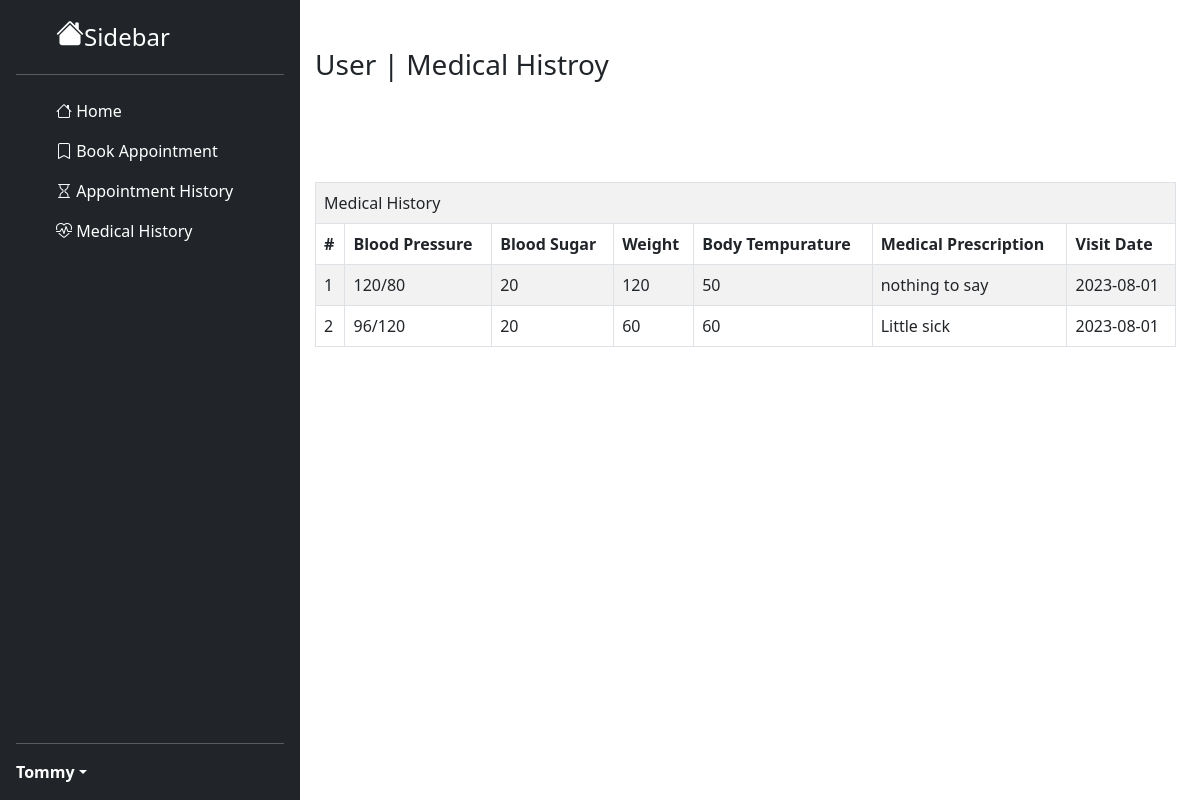
Page /users/medicalhistory.php (signed in) on the committed database.
### tables this page shows
CREATE TABLE `users` (
  `id` int(11) NOT NULL,
  `username` varchar(255) NOT NULL,
  `email` varchar(255) NOT NULL,
  `password` varchar(255) NOT NULL,
  `phone` bigint(15) NOT NULL
);

CREATE TABLE `medical_history` (
  `id` int(11) NOT NULL,
  `patient_id` int(11) NOT NULL,
  `bp` varchar(255) NOT NULL,
  `bs` bigint(25) NOT NULL,
  `weight` int(11) NOT NULL,
  `body_temprature` int(11) NOT NULL,
  `prescription` longtext NOT NULL,
  `doctor_id` int(11) NOT NULL,
  `visitDate` date NOT NULL DEFAULT current_timestamp()
);

### Controller/queries.ctr.php (called while the page is built, shortened)
<?php
require 'connecttodb.pdo.php';
class queries
{
  public function selectallmedichistory($table, $patientid)
  {
    global $pdo;
    $stmt = $pdo->prepare("SELECT * FROM $table WHERE patient_id=$patientid");
    $stmt->execute();
    return $stmt->fetchall();
  }
  public function select($table, $id)
  {
    global $pdo;
    $stmt = $pdo->prepare("SELECT * FROM $table WHERE id=$id");
    $stmt->execute();
    return $stmt->fetch(PDO::FETCH_ASSOC);
  }
}
?>

### users/medicalhistory.php (the view, shortened to what this page needs)
<?php
include '../Resources/bootstrap.res.php';
include '../Controller/queries.ctr.php';
$query = new queries();
?>
<!DOCTYPE html>
<html lang="en" dir="ltr">
  <head>
  </head>
  <body>
    <div class="row" style="margin: 0px !important; margin-left: -12px !important;">
      <div class="col-3">
        <?php
        include 'sidebar.php';
        ?>
      </div>
      <div class="col-9">
        <div class="container mt-5">
            <h3>User | Medical Histroy</h3>
          <div style="margin-top:100px;">
            <table class="table table-striped table-bordered">
              <tr>
                <td colspan="7">Medical History</td>
              </tr>
              <tr>
                <th>#</th>
                <th>Blood Pressure</th>
                <th>Blood Sugar</th>
                <th>Weight</th>
                <th>Body Tempurature</th>
                <th>Medical Prescription</th>
                <th>Visit Date</th>
              </tr>
              <?php
              $patientid = $_SESSION['userid'];
              $medicdatas = $query->selectallmedichistory('medical_history', $patientid)
              ?>
              <?php foreach ($medicdatas as $medicdata) { ?>
              <tr>
                <td><?php echo $medicdata['id']; ?></td>
                <td><?php echo $medicdata['bp']; ?></td>
                <td><?php echo $medicdata['bs']; ?></td>
                <td><?php echo $medicdata['weight']; ?></td>
                <td><?php echo $medicdata['body_temprature']; ?></td>
                <td><?php echo $medicdata['prescription']; ?></td>
                <td><?php echo $medicdata['visitDate']; ?></td>
              </tr>
              <?php } ?>
            </table>
          </div>
        </div>
      </div>
    </div>
  </body>
</html>

### users/sidebar.php (shortened to what this page needs)
<div class="d-flex flex-column flex-shrink-0 p-3 text-white bg-dark" style="width: 25%; height:100%; position:absolute;">
    <a href="/HospitalProgram/users/" class="d-flex align-items-center mb-3 mb-md-0 me-md-auto text-white text-decoration-none">
      <svg class="" width="40" height="32"><i class="bi bi-house-fill h3"></i></svg>
      <span class="fs-4">Sidebar</span>
    </a>
    <hr>
    <ul class="nav nav-pills flex-column mb-auto">
      <li class="nav-item">
        <a href="/HospitalProgram/users/" class="nav-link home" aria-current="page">
          <svg class="bi me-2" width="16" height="16"><i class="bi bi-house"></i> </svg>
          Home
        </a>
      </li>
      <li>
        <a href="/HospitalProgram/users/booking.php" class="nav-link text-white booking">
          <svg class="bi me-2" width="16" height="16"><i class="bi bi-bookmark"></i></svg>
          Book Appointment
        </a>
      </li>
      <li>
        <a href="/HospitalProgram/users/appointmenthistory.php" class="nav-link text-white appointmenthistory">
          <svg class="bi me-2" width="16" height="16"><i class="bi bi-hourglass"></i></svg>
          Appointment History
        </a>
      </li>
      <li>
        <a href="/HospitalProgram/users/medicalhistory.php" class="nav-link text-white medicalhistory">
          <svg class="bi me-2" width="16" height="16"><i class="bi bi-heart-pulse"></i></svg>
          Medical History
        </a>
      </li>
    </ul>
    <hr>
    <div class="dropdown">
      <a href="#" class="d-flex align-items-center text-white text-decoration-none dropdown-toggle" id="dropdownUser1" data-bs-toggle="dropdown" aria-expanded="false">
        <?php
        $id = $_SESSION['userid'];
        $userdata = $query->select('users', $id);
        ?>
        <strong><?php echo $userdata['username']; ?></strong>
      </a>
    </div>
  </div>

### users/medicalhistory.php (style rules this page uses)
.home { color: white !important; }

### rows in the picture
users: username "Tommy"
medical_history: id "1", bp "120/80", bs "20", weight "120", body_temprature "50", prescription "nothing to say", visitDate "2023-08-01"
medical_history: id "2", bp "96/120", bs "20", weight "60", body_temprature "60", prescription "Little sick", visitDate "2023-08-01"
